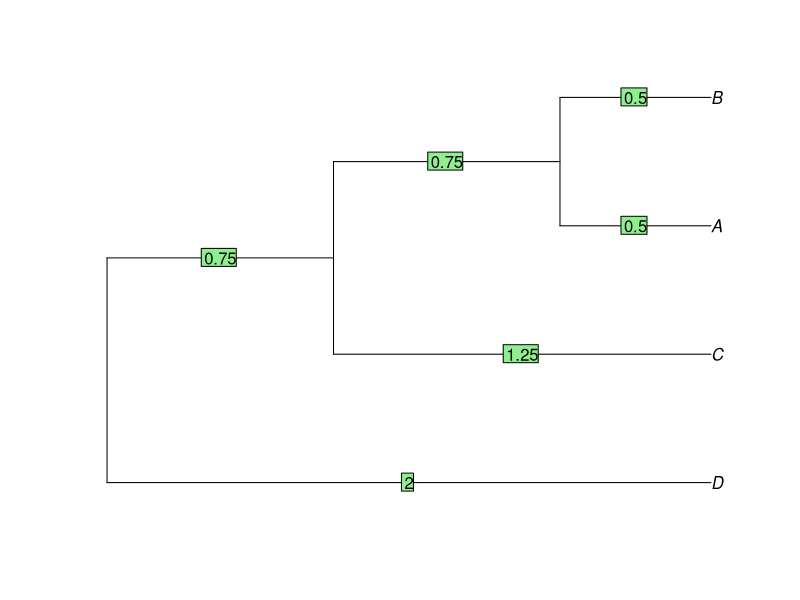

The R script that drew this image:
## ---- chunk 1
install.packages('ape')
## ---- chunk 2
library(ape)
## ---- chunk 3
FASTAfile <- tempfile("aln", fileext = ".fasta")
cat(">A", "----ATCCGCTGATCGGCTG----",
    ">B", "GCTGATCCGTTGATCGG-------",
    ">C", "----ATCTGCTCATCGGCT-----",
    ">D", "----ATTCGCTGAACTGCTGGCTG",
    file = FASTAfile, sep = "\n")
aln <- read.dna(FASTAfile, format = "fasta")
## ---- chunk 4
alview(aln)
aln_filtered <- aln[,c(7,8,10,12,14,16)]
alview(aln_filtered)
## ---- chunk 5
dist_matrix <- dist.dna(aln_filtered, model="N")
dist_matrix
tree <- as.phylo(hclust(dist_matrix, "average"))
plot(tree)
edgelabels(tree$edge.length)

